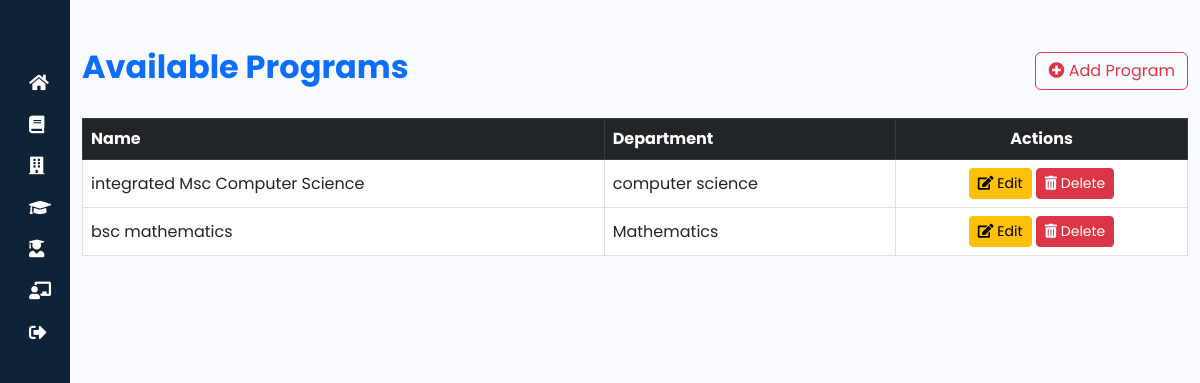
Before: /program-list/ (signed in) with the older database file.
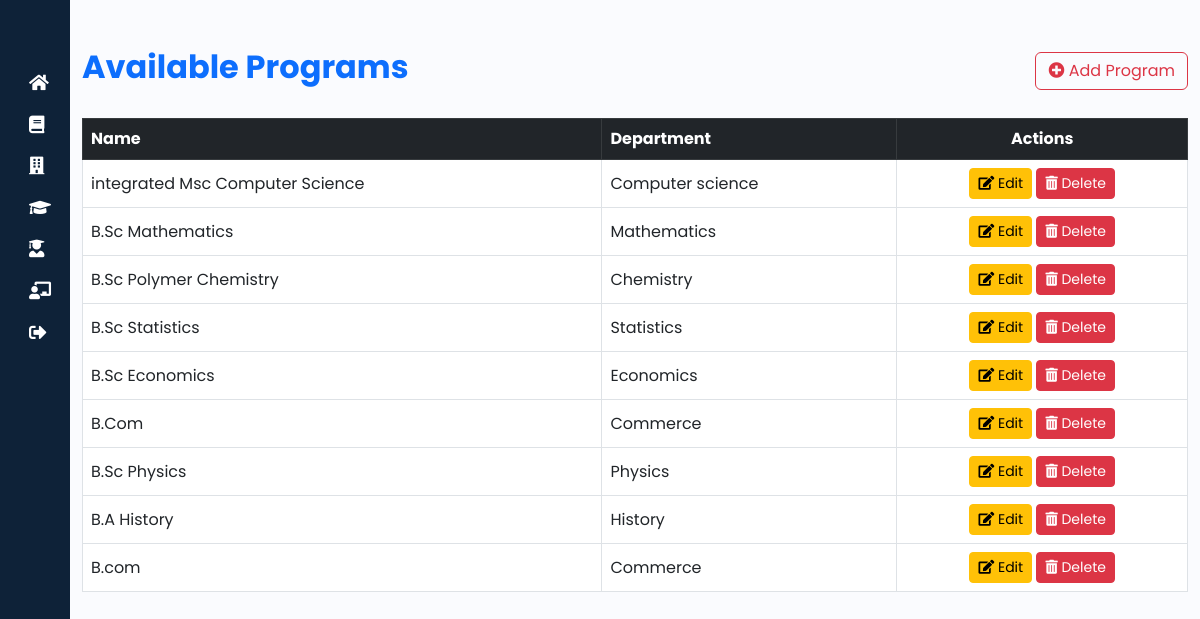
After: the same page with the newer database file.
### rapid/models.py (models this page shows, shortened)
class Program(models.Model):
    program_id = models.AutoField(primary_key=True)
    program_name = models.CharField(max_length=100, unique=True)
    department_id = models.ForeignKey(Department, on_delete=models.CASCADE)

class Department(models.Model):
    department_id=models.AutoField(primary_key=True)
    department_name=models.CharField(max_length=100)

### rapid/views.py (the view)
# urls.py: path('program-list/', views.program_list, name='program_list'),
@login_required
@admin_required
def program_list(request):
    programs = Program.objects.all()  # Fetch all programs from the database
    return render(request, 'rapid/program_list.html', {'programs': programs})

### rapid/templates/rapid/program_list.html (shortened to what this page needs)
{% extends "base.html" %}
{% block content %}
<div class="container mt-5">
    <div class="d-flex justify-content-between align-items-center mb-4">
        <h2 class="fw-bold text-primary">Available Programs</h2>
        <div class="d-flex gap-2">
            <a href="/create-program/" class="btn btn-outline-danger">
                <i class="fas fa-plus-circle"></i> Add Program
            </a>
        </div>
    </div>
    <div class="table-responsive">
        <table class="table table-hover table-bordered align-middle">
            <thead class="table-dark">
                <tr>
                    <th>Name</th>
                    <th>Department</th>
                    <th class="text-center">Actions</th>
                </tr>
            </thead>
            <tbody id="programTable">
                {% for program in programs %}
                <tr data-department="{{ program.department_id.department_id }}">
                    <td>{{ program.program_name }}</td>
                    <td>{{ program.department_id.department_name }}</td>
                    <td class="text-center">
                        <a href="{% url 'edit_program' program.pk %}" class="btn btn-warning btn-sm">
                            <i class="fas fa-edit"></i> Edit
                        </a>
                        <a href="{% url 'delete_program' program.program_id %}"
                           onclick="return confirm('Are you sure you want to delete this program?');"
                           class="btn btn-danger btn-sm">
                            <i class="fas fa-trash-alt"></i> Delete
                        </a>
                    </td>
                </tr>
                {% empty %}
                <tr>
                    <td colspan="3" class="text-center text-muted">No programs available.</td>
                </tr>
                {% endfor %}
            </tbody>
        </table>
    </div>
</div>
{% endblock %}

### rapid/templates/base.html (shortened to what this page needs)
{% load static %}
<!DOCTYPE html>
<html lang="en">
<head>
    <link href="https://cdn.jsdelivr.net/npm/bootstrap-icons/font/bootstrap-icons.css" rel="stylesheet">
    <link href="https://cdn.lineicons.com/4.0/lineicons.css" rel="stylesheet" />
    <link href="https://cdn.jsdelivr.net/npm/bootstrap@5.3.0/dist/css/bootstrap.min.css" rel="stylesheet">
    <link rel="stylesheet" href="https://cdnjs.cloudflare.com/ajax/libs/font-awesome/6.0.0/css/all.min.css">
    <link href="https://cdn.jsdelivr.net/npm/bootstrap@5.3.0-alpha3/dist/css/bootstrap.min.css" rel="stylesheet">
    <link href="https://cdn.lineicons.com/4.0/lineicons.css" rel="stylesheet" />
    <link href="https://cdn.jsdelivr.net/npm/bootstrap@5.3.0-alpha3/dist/css/bootstrap.min.css" rel="stylesheet"
>
    <link rel="stylesheet" href="{% static 'css/style.css' %}">
    <link href="https://cdnjs.cloudflare.com/ajax/libs/font-awesome/5.15.4/css/all.min.css" rel="stylesheet">
</head>
<body>
    <div class="wrapper">
        <aside id="sidebar">
            <div class="d-flex">
                <button class="toggle-btn" type="button">
                </button>
            </div>
            <ul class="sidebar-nav">
                <li>
                    <a href="{% url 'admin_dashboard' %}" class="sidebar-link">
                        <i class="fas fa-home"></i> <span>Home</span>
                    </a>
                </li>
                <li>
                    <a href="{% url 'course_list' %}" class="sidebar-link">
                        <i class="fas fa-book"></i> <span>Courses</span>
                    </a>
                </li>
                <li>
                    <a href="{% url 'department_list' %}" class="sidebar-link">
                        <i class="fas fa-building"></i> <span>Departments</span>
                    </a>
                </li>
                <li>
                    <a href="{% url 'program_list' %}" class="sidebar-link">
                        <i class="fas fa-graduation-cap"></i> <span>Programmes</span>
                    </a>
                </li>
                <li>
                    <a href="{% url 'student_list' %}" class="sidebar-link">
                        <i class="fas fa-user-graduate"></i> <span>Students</span>
                    </a>
                </li>
                <li>
                    <a href="{% url 'teacher_list' %}" class="sidebar-link">
                        <i class="fas fa-chalkboard-teacher"></i> <span>Teachers</span>
                    </a>
                </li>
                <li>
                    <a href="{% url 'logout' %}" class="sidebar-link">
                        <i class="fas fa-sign-out-alt"></i> <span>Logout</span>
                    </a>
                </li>
            </ul>
        </aside>
        <div class="main">
            {% block content %}{% endblock %}
        </div>
    </div>
</body>
</html>

### rapid/static/css/style.css (style rules this page uses)
a { text-decoration: none; }
li { list-style: none; }
body { font-family: 'Poppins', sans-serif; }
.wrapper { display: flex; }
.main { min-height: 100vh; width: 100%; overflow: hidden; transition: all 0.35s ease-in-out; background-color: #fafbfe; }
#sidebar { width: 70px; min-width: 70px; z-index: 1000; transition: all .25s ease-in-out; background-color: #0e2238; display: flex; flex-direction: column; }
.toggle-btn { background-color: transparent; cursor: pointer; border: 0; padding: 1rem 1.5rem; }
.sidebar-nav { padding: 2rem 0; flex: 1 1 auto; }
a.sidebar-link { padding: .625rem 1.625rem; color: #FFF; display: block; font-size: 0.9rem; white-space: nowrap; border-left: 3px solid transparent; }
.sidebar-link i { font-size: 1.1rem; margin-right: .75rem; }

Changed rows visible on the page:
changed through a linked row, Program "integrated Msc Computer Science": department_id.department_name "computer science" → "Computer science"
changed Program "Mathematics": program_name "bsc mathematics" → "B.Sc Mathematics"
added Program: program_name "B.Sc Polymer Chemistry", department_id.department_name "Chemistry"
added Program: program_name "B.Sc Statistics", department_id.department_name "Statistics"
added Program: program_name "B.Sc Economics", department_id.department_name "Economics"
added Program: program_name "B.Com", department_id.department_name "Commerce"
added Program: program_name "B.Sc Physics", department_id.department_name "Physics"
added Program: program_name "B.A History", department_id.department_name "History"
added Program: program_name "B.com", department_id.department_name "Commerce"
